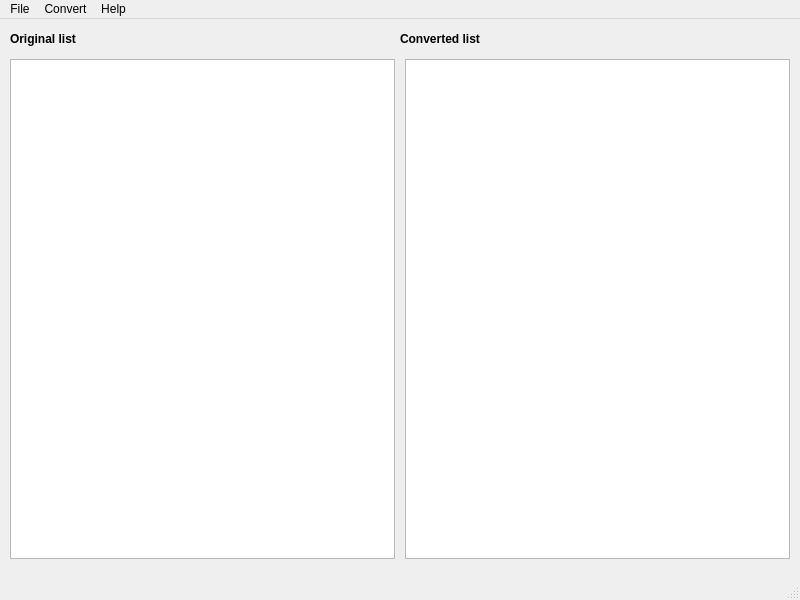
<?xml version="1.0" encoding="UTF-8"?>

<!--Copyright (C) 2022 Aleksandr Migunov

This program is free software; you can redistribute it and/or modify
it under the terms of the GNU General Public License as published by
the Free Software Foundation; either version 3 of the License, or
(at your option) any later version.

This program is distributed in the hope that it will be useful,
but WITHOUT ANY WARRANTY; without even the implied warranty of
MERCHANTABILITY or FITNESS FOR A PARTICULAR PURPOSE.  See the
GNU General Public License for more details.
  
You should have received a copy of the GNU General Public License
along with this program. If not, see <https://www.gnu.org/licenses/>.-->

<ui version="4.0">
 <class>MainWindow</class>
 <widget class="QMainWindow" name="MainWindow">
  <property name="geometry">
   <rect>
    <x>0</x>
    <y>0</y>
    <width>800</width>
    <height>600</height>
   </rect>
  </property>
  <property name="windowTitle">
   <string>Converter in C++ with Qt5</string>
  </property>
  <widget class="QWidget" name="centralwidget">
   <widget class="QLabel" name="label">
    <property name="geometry">
     <rect>
      <x>10</x>
      <y>10</y>
      <width>241</width>
      <height>21</height>
     </rect>
    </property>
    <property name="text">
     <string>&lt;html&gt;&lt;head/&gt;&lt;body&gt;&lt;p&gt;&lt;span style=&quot; font-weight:600;&quot;&gt;Original list&lt;/span&gt;&lt;/p&gt;&lt;/body&gt;&lt;/html&gt;</string>
    </property>
   </widget>
   <widget class="QLabel" name="label_2">
    <property name="geometry">
     <rect>
      <x>400</x>
      <y>10</y>
      <width>201</width>
      <height>21</height>
     </rect>
    </property>
    <property name="text">
     <string>&lt;html&gt;&lt;head/&gt;&lt;body&gt;&lt;p&gt;&lt;span style=&quot; font-weight:600;&quot;&gt;Converted list&lt;/span&gt;&lt;/p&gt;&lt;/body&gt;&lt;/html&gt;</string>
    </property>
   </widget>
   <widget class="QTextEdit" name="textEdit">
    <property name="geometry">
     <rect>
      <x>10</x>
      <y>40</y>
      <width>385</width>
      <height>500</height>
     </rect>
    </property>
   </widget>
   <widget class="QTextEdit" name="textEdit_2">
    <property name="geometry">
     <rect>
      <x>405</x>
      <y>40</y>
      <width>385</width>
      <height>500</height>
     </rect>
    </property>
   </widget>
  </widget>
  <widget class="QMenuBar" name="menubar">
   <property name="geometry">
    <rect>
     <x>0</x>
     <y>0</y>
     <width>800</width>
     <height>27</height>
    </rect>
   </property>
   <widget class="QMenu" name="menuFile">
    <property name="title">
     <string>File</string>
    </property>
    <widget class="QMenu" name="menuNew">
     <property name="title">
      <string>New</string>
     </property>
     <addaction name="actionNew_original"/>
     <addaction name="actionNew_converted"/>
    </widget>
    <widget class="QMenu" name="menuOpen">
     <property name="title">
      <string>Open</string>
     </property>
     <addaction name="actionOpen_original"/>
     <addaction name="actionOpen_converted"/>
    </widget>
    <widget class="QMenu" name="menuSave">
     <property name="title">
      <string>Save</string>
     </property>
     <addaction name="actionSave_original"/>
     <addaction name="actionSave_converted"/>
    </widget>
    <addaction name="menuNew"/>
    <addaction name="menuOpen"/>
    <addaction name="menuSave"/>
    <addaction name="separator"/>
    <addaction name="actionExit"/>
   </widget>
   <widget class="QMenu" name="menuConvert">
    <property name="title">
     <string>Convert</string>
    </property>
    <widget class="QMenu" name="menuTo_Ingush">
     <property name="title">
      <string>To Ingush</string>
     </property>
     <addaction name="actionIngush_with_original"/>
     <addaction name="actionIngush_without_original"/>
    </widget>
    <widget class="QMenu" name="menuTo_Avar">
     <property name="title">
      <string>To Avar</string>
     </property>
     <addaction name="actionAvar_with_original"/>
     <addaction name="actionAvar_without_original"/>
    </widget>
    <widget class="QMenu" name="menuTo_Chechen">
     <property name="title">
      <string>To Chechen</string>
     </property>
     <addaction name="actionChechen_with_original"/>
     <addaction name="actionChechen_without_original"/>
    </widget>
    <addaction name="menuTo_Ingush"/>
    <addaction name="menuTo_Avar"/>
    <addaction name="menuTo_Chechen"/>
   </widget>
   <widget class="QMenu" name="menuHelp">
    <property name="title">
     <string>Help</string>
    </property>
    <addaction name="actionAbout"/>
    <addaction name="actionAbout_Qt"/>
   </widget>
   <addaction name="menuFile"/>
   <addaction name="menuConvert"/>
   <addaction name="menuHelp"/>
  </widget>
  <widget class="QStatusBar" name="statusbar"/>
  <action name="actionExit">
   <property name="text">
    <string>Exit</string>
   </property>
  </action>
  <action name="actionNew_original">
   <property name="text">
    <string>New original</string>
   </property>
  </action>
  <action name="actionNew_converted">
   <property name="text">
    <string>New converted</string>
   </property>
  </action>
  <action name="actionOpen_original">
   <property name="text">
    <string>Open original</string>
   </property>
  </action>
  <action name="actionOpen_converted">
   <property name="text">
    <string>Open converted</string>
   </property>
  </action>
  <action name="actionSave_original">
   <property name="text">
    <string>Save original</string>
   </property>
  </action>
  <action name="actionSave_converted">
   <property name="text">
    <string>Save converted</string>
   </property>
  </action>
  <action name="actionIngush_with_original">
   <property name="text">
    <string>Ingush with original</string>
   </property>
  </action>
  <action name="actionIngush_without_original">
   <property name="text">
    <string>Ingush without original</string>
   </property>
  </action>
  <action name="actionAvar_with_original">
   <property name="text">
    <string>Avar with original</string>
   </property>
  </action>
  <action name="actionAvar_without_original">
   <property name="text">
    <string>Avar without original</string>
   </property>
  </action>
  <action name="actionChechen_with_original">
   <property name="text">
    <string>Chechen with original</string>
   </property>
  </action>
  <action name="actionChechen_without_original">
   <property name="text">
    <string>Chechen without original</string>
   </property>
  </action>
  <action name="actionAbout">
   <property name="text">
    <string>About</string>
   </property>
  </action>
  <action name="actionAbout_Qt">
   <property name="text">
    <string>About Qt</string>
   </property>
  </action>
 </widget>
 <resources/>
 <connections/>
</ui>
